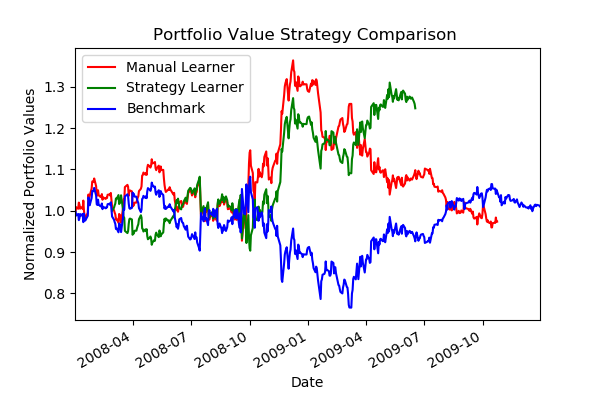

Recreate this plot in Python.
""""""  		  	   		   	 		  		  		    	 		 		   		 		  
"""  		  	   		   	 		  		  		    	 		 		   		 		  
Template for implementing StrategyLearner  (c) 2016 Tucker Balch  		  	   		   	 		  		  		    	 		 		   		 		  
  		  	   		   	 		  		  		    	 		 		   		 		  
Copyright 2018, Georgia Institute of Technology (Georgia Tech)  		  	   		   	 		  		  		    	 		 		   		 		  
Atlanta, Georgia 30332  		  	   		   	 		  		  		    	 		 		   		 		  
All Rights Reserved  		  	   		   	 		  		  		    	 		 		   		 		  
  		  	   		   	 		  		  		    	 		 		   		 		  
Template code for CS 4646/7646  		  	   		   	 		  		  		    	 		 		   		 		  
  		  	   		   	 		  		  		    	 		 		   		 		  
Georgia Tech asserts copyright ownership of this template and all derivative  		  	   		   	 		  		  		    	 		 		   		 		  
works, including solutions to the projects assigned in this course. Students  		  	   		   	 		  		  		    	 		 		   		 		  
and other users of this template code are advised not to share it with others  		  	   		   	 		  		  		    	 		 		   		 		  
or to make it available on publicly viewable websites including repositories  		  	   		   	 		  		  		    	 		 		   		 		  
such as github and gitlab.  This copyright statement should not be removed  		  	   		   	 		  		  		    	 		 		   		 		  
or edited.  		  	   		   	 		  		  		    	 		 		   		 		  
  		  	   		   	 		  		  		    	 		 		   		 		  
We do grant permission to share solutions privately with non-students such  		  	   		   	 		  		  		    	 		 		   		 		  
as potential employers. However, sharing with other current or future  		  	   		   	 		  		  		    	 		 		   		 		  
students of CS 7646 is prohibited and subject to being investigated as a  		  	   		   	 		  		  		    	 		 		   		 		  
GT honor code violation.  		  	   		   	 		  		  		    	 		 		   		 		  
  		  	   		   	 		  		  		    	 		 		   		 		  
-----do not edit anything above this line---  		  	   		   	 		  		  		    	 		 		   		 		  
  		  	   		   	 		  		  		    	 		 		   		 		  
Student Name: Tommy Habibe (replace with your name)  		  	   		   	 		  		  		    	 		 		   		 		  
GT User ID: thabibe3 (replace with your User ID)  		  	   		   	 		  		  		    	 		 		   		 		  
GT ID: 902970734 (replace with your GT ID)  		  	   		   	 		  		  		    	 		 		   		 		  
"""  		  	   		   	 		  		  		    	 		 		   		 		  
  		  	   		   	 		  		  		    	 		 		   		 		  
import datetime as dt
import numpy as np
import pandas as pd
from util import get_data, plot_data
from marketsimcode import compute_portvals, stats
import matplotlib.pyplot as plt
import math
from ManualLearner import ManualLearner
from StrategyLearner import StrategyLearner
  		  	   		   	 		  		  		    	 		 		   		 		  

def author(self):
    return "thabibe3"

# this method should use the existing policy and test it against new data
def df_to_order(df, symbol):

    df = df.reset_index()
    df = df.rename(columns={'index' : 'Date'})
    df = df[df['Shares'] != 0]
    df['Order'] = 0
    df['Order'][df['Shares'] < 0] = 'SELL'
    df['Order'][df['Shares'] > 0] = 'BUY'
    df['Symbol'] = symbol
    df['Shares'] = abs(df['Shares'])
    df = df.reset_index(drop=True)

    return df

def main():
    pd.set_option('mode.chained_assignment', None)

    symbol = 'BTC'
    sd = dt.datetime(2014, 9, 20)
    ed = dt.datetime(2020, 12, 31)
    c = 9.95
    i = 0.005
    sv = 1000000

    learner = ManualLearner(commission=c, impact=i)
    dfm = learner.testPolicy(symbol, sd, ed)
    df = df_to_order(dfm, symbol)
    dfgains = compute_portvals(df, start_val=sv, commission=c, impact=i)

    SLlearner = StrategyLearner(commission=c, impact=i)
    SLlearner.add_evidence(symbol, sd, ed)
    df1 = SLlearner.testPolicy(symbol, sd, ed)
    df1 = df_to_order(df=df1, symbol=symbol)
    dfgains1 = compute_portvals(df1, start_val=sv, commission=c, impact=i)

    order = [(1000, sd, 'BUY', symbol),
             (1000, ed, 'SELL', symbol)]
    dfbench = pd.DataFrame(order, columns=['Shares', 'Date', 'Order', 'Symbol'])
    benchmark = compute_portvals(dfbench, start_val=sv, commission=c, impact=i)

    dfgains = dfgains / dfgains.iloc[0]
    dfgains1 = dfgains1 / dfgains1.iloc[0]
    benchmark = benchmark / benchmark.iloc[0]

    fig, ax = plt.subplots(dpi=100)
    dfgains.plot(color='r', label='Manual Learner', ax=ax)
    dfgains1.plot(color='g', label='Strategy Learner', ax=ax)
    benchmark.plot(color='b', label='Benchmark', ax=ax)
    plt.legend(['Manual Learner', 'Strategy Learner', 'Benchmark'])
    plt.title('Portfolio Value Strategy Comparison ')
    plt.ylabel('Normalized Portfolio Values')
    plt.xlabel('Date')
    plt.savefig('experiment1.png')
  		  	   		   	 		  		  		    	 		 		   		 		  
if __name__ == "__main__":
    main()
